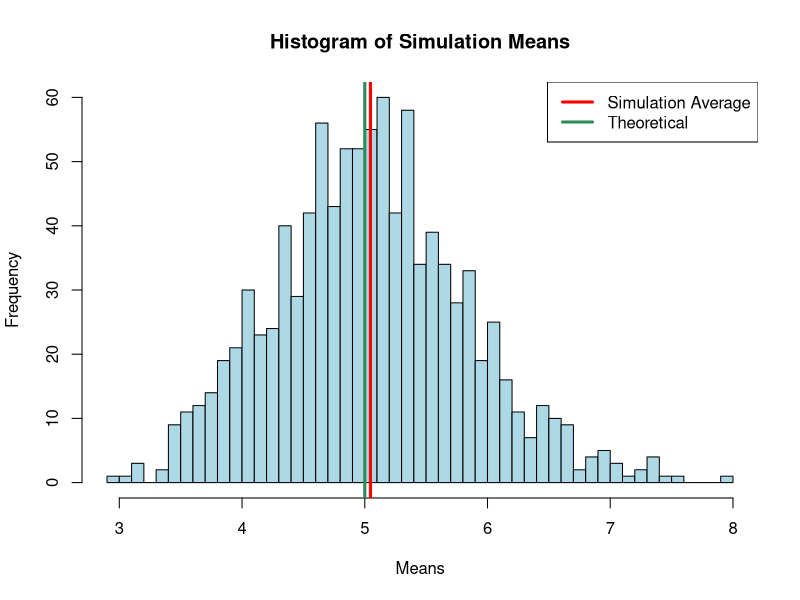
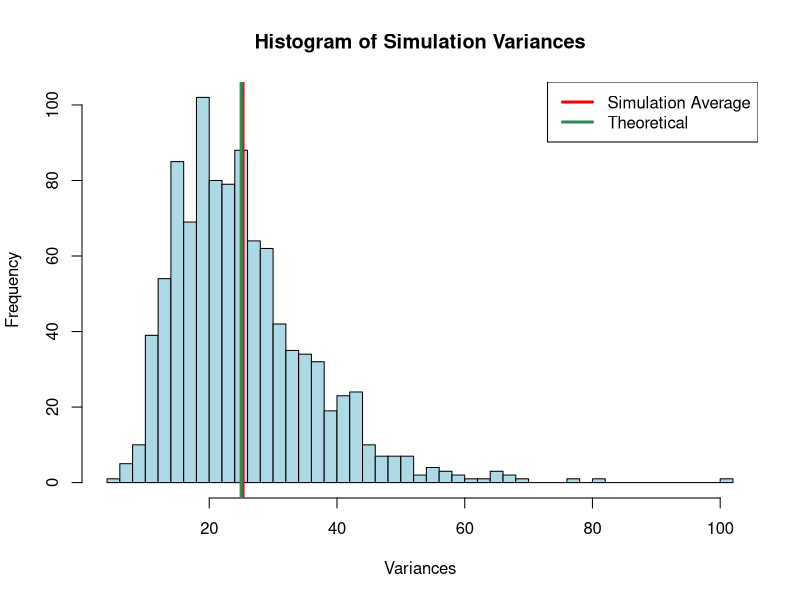
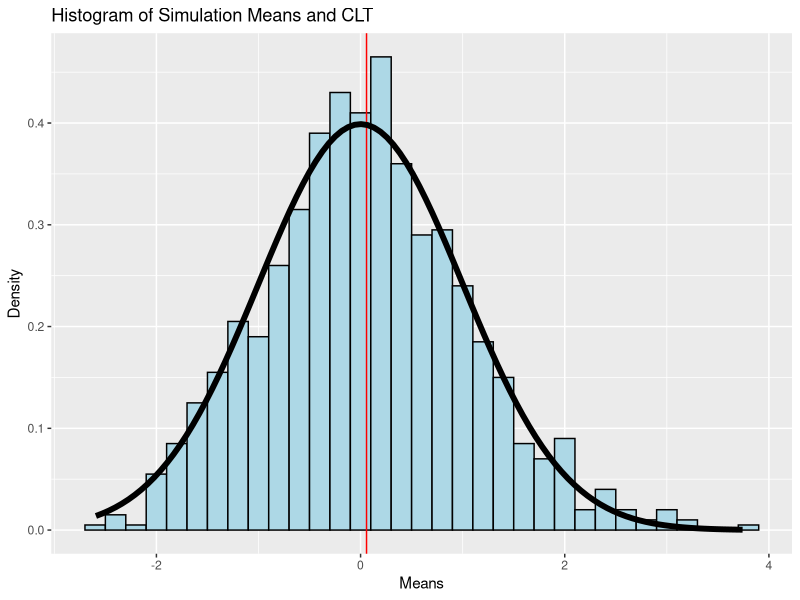

Recreate these plots in R, in order.
## ---- chunk 1

# generate the simulation data of random exponentials samples
lambda <- 0.2
iterations <- 1000
sample.size <- 40
rexp.mat  <- matrix(rexp(iterations * sample.size, lambda), iterations)

# sim_param returns a dataframe that has a function applied to the sample data 
sim_param <- function (func, dat = rexp.mat, ...) {
  data.frame(x = c(apply(dat, 1, func, ...)))
}

means <- sim_param(mean)$x
vars  <- sim_param(var)$x
## ---- chunk 2
exp.mean   <- 1 / lambda
means.ave  <- mean(means)
## ---- chunk 3
exp.var   <- (1 / lambda)^2
vars.ave  <- mean(vars)
## ---- chunk 4
my_hist <- function(param, label, theoretical, simulation) {
  hist(param, breaks = 50,
       main = paste("Histogram of Simulation", label),
       col = "lightblue", 
       xlab = label)
  abline(v = simulation,  lw = 3, col = "red")
  abline(v = theoretical, lw = 3, col = "seagreen")
  legend("topright", c("Simulation Average", "Theoretical"), 
         lwd=3,  col=c("red", "seagreen"))
}

my_hist(means, "Means", exp.mean, means.ave)
## ---- chunk 5
my_hist(vars, "Variances", exp.var, vars.ave)
## ---- chunk 6
require(ggplot2)

# define the central limit theorem function
exp.sd <- 1 / lambda
clt_func <- function(x, n) sqrt(n) * (mean(x) - exp.mean) / exp.sd
# and apply it to the same simulation data
clt.dat  <- sim_param(clt_func, dat = rexp.mat, sample.size)

clt.mean <- mean(clt.dat$x)
ggplot(clt.dat, aes(x = x)) +
  ggtitle("Histogram of Simulation Means and CLT") + 
  labs(x = "Means", y = "Density") +
  geom_histogram(binwidth = 0.2, aes(y = ..density..), fill = "lightblue", color = "black") +
  geom_vline(aes(xintercept=clt.mean), color = "red") +
  stat_function(fun = dnorm, size = 2)
